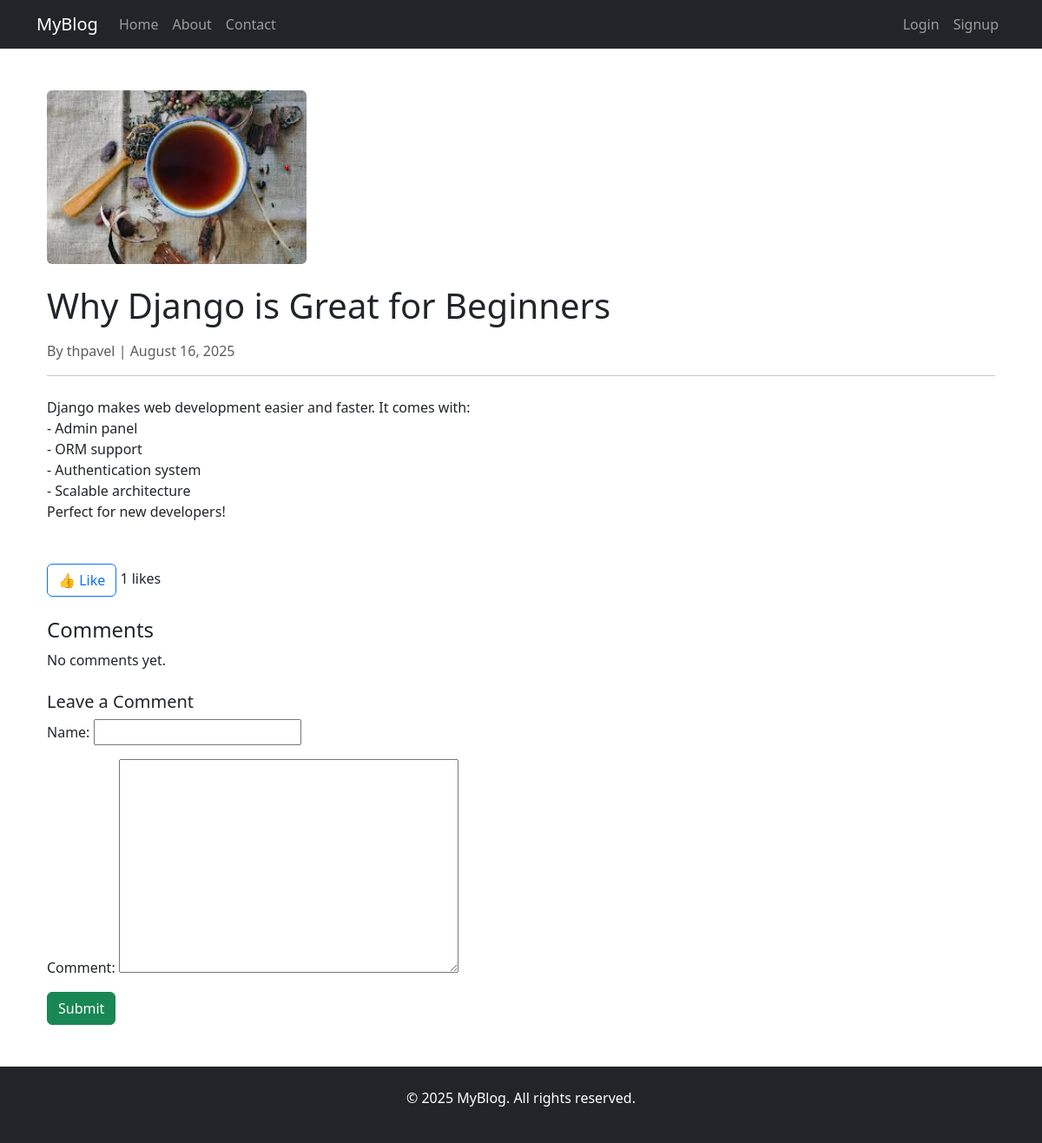
The app's page /post/2/ with its own data.
### blog/models.py (models this page shows, shortened)
class Post(models.Model):
    title = models.CharField(max_length=200)
    image = models.ImageField(upload_to='blog_images/', blank=True, null=True)
    content = models.TextField()
    created_at = models.DateTimeField(auto_now_add=True)
    author = models.ForeignKey(User, on_delete=models.CASCADE)
    likes = models.ManyToManyField(User, related_name='post_likes', blank=True)

### blog/views.py (the view)
# urls.py: path('post/<int:post_id>/', views.post_detail, name='post_detail'),
def post_detail(request, post_id):
    post = get_object_or_404(Post, id=post_id)
    comments = post.comments.filter(approved=True)
    if request.method == 'POST':
        if request.user.is_authenticated:
            form = CommentForm(request.POST)
            if form.is_valid():
                comment = form.save(commit=False)
                comment.post = post
                comment.author = request.user  # Optional if you store who wrote the comment
                comment.save()
                return HttpResponseRedirect(reverse('post_detail', args=[post.id]))
        else:
            return redirect('login')
    else:
        form = CommentForm()
    return render(request, 'blog/post_detail.html', {
        'post': post,
        'comments': comments,
        'form': form
    })

### blog/forms.py
class CommentForm(forms.ModelForm):
    class Meta:
        model = Comment
        fields = ['name', 'comment']

### blog/templates/blog/post_detail.html (shortened to what this page needs)
{% extends "blog/base.html" %}
{% block content %}
<div class="container mt-5 mb-5">
    <article class="post">
        {% if post.image %}
            <img src="{{ post.image.url }}" class="img-fluid rounded mb-4" style="height: 200px; object-fit: cover; " alt="{{ post.title }}">
        {% endif %}
        <h1 class="mb-3">{{ post.title }}</h1>
        <p class="text-muted">By {{ post.author }} | {{ post.created_at|date:"F j, Y" }}</p>
        <hr>
        <section class="post-content my-4">
            <p>{{ post.content|linebreaks }}</p>
        </section>
        <section class="post-interactions mt-5">
            <form action="{% url 'like_post' post.id %}" method="POST" class="mb-3">
                <button type="submit" class="btn btn-outline-primary">👍 Like</button>
                <span>{{ post.likes.count }} likes</span>
            </form>
        </section>
        <section class="comments mt-4">
            <h4>Comments</h4>
            {% for comment in comments %}
                <div class="border p-2 rounded mb-2">
                    <strong>{{ comment.author_name }}</strong><br>
                    <span>{{ comment.text }}</span>
                </div>
            {% empty %}
                <p>No comments yet.</p>
            {% endfor %}
        </section>
        <section class="comment-form mt-4">
            <h5>Leave a Comment</h5>
            <form method="POST">
                {{ form.as_p }}
                <button type="submit" class="btn btn-success">Submit</button>
            </form>
        </section>
    </article>
</div>
{% endblock %}

### records on screen
Post: image (picture), title "Why Django is Great for Beginners", author "thpavel", created_at "August 16, 2025", content "Django makes web development easier and faster. It comes with: - Admin panel - ORM support - Authentication system - Scalable architecture Perfect for new developers!", likes.count "1"
